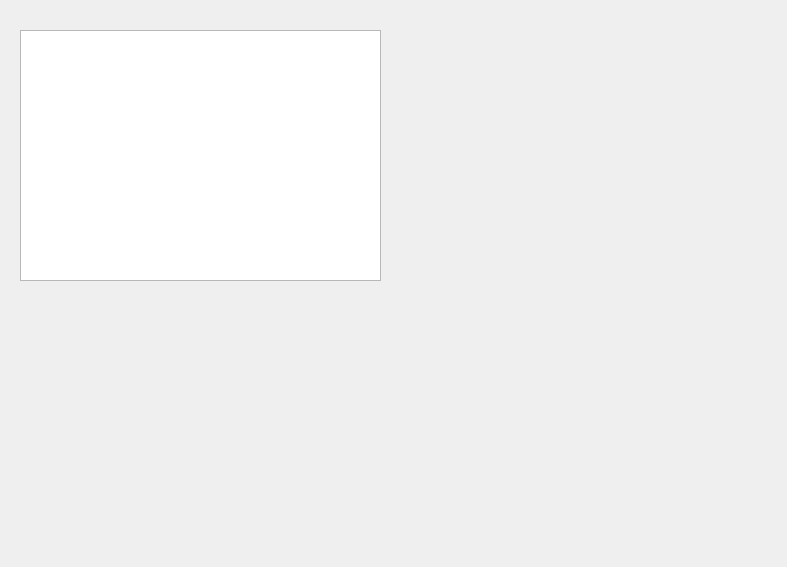
<?xml version="1.0" encoding="UTF-8"?>
<ui version="4.0">
 <class>Widget</class>
 <widget class="QWidget" name="Widget">
  <property name="geometry">
   <rect>
    <x>0</x>
    <y>0</y>
    <width>787</width>
    <height>567</height>
   </rect>
  </property>
  <property name="windowTitle">
   <string>Widget</string>
  </property>
  <widget class="QTextEdit" name="textEdit">
   <property name="geometry">
    <rect>
     <x>20</x>
     <y>30</y>
     <width>361</width>
     <height>251</height>
    </rect>
   </property>
  </widget>
 </widget>
 <layoutdefault spacing="6" margin="11"/>
 <resources/>
 <connections/>
</ui>
